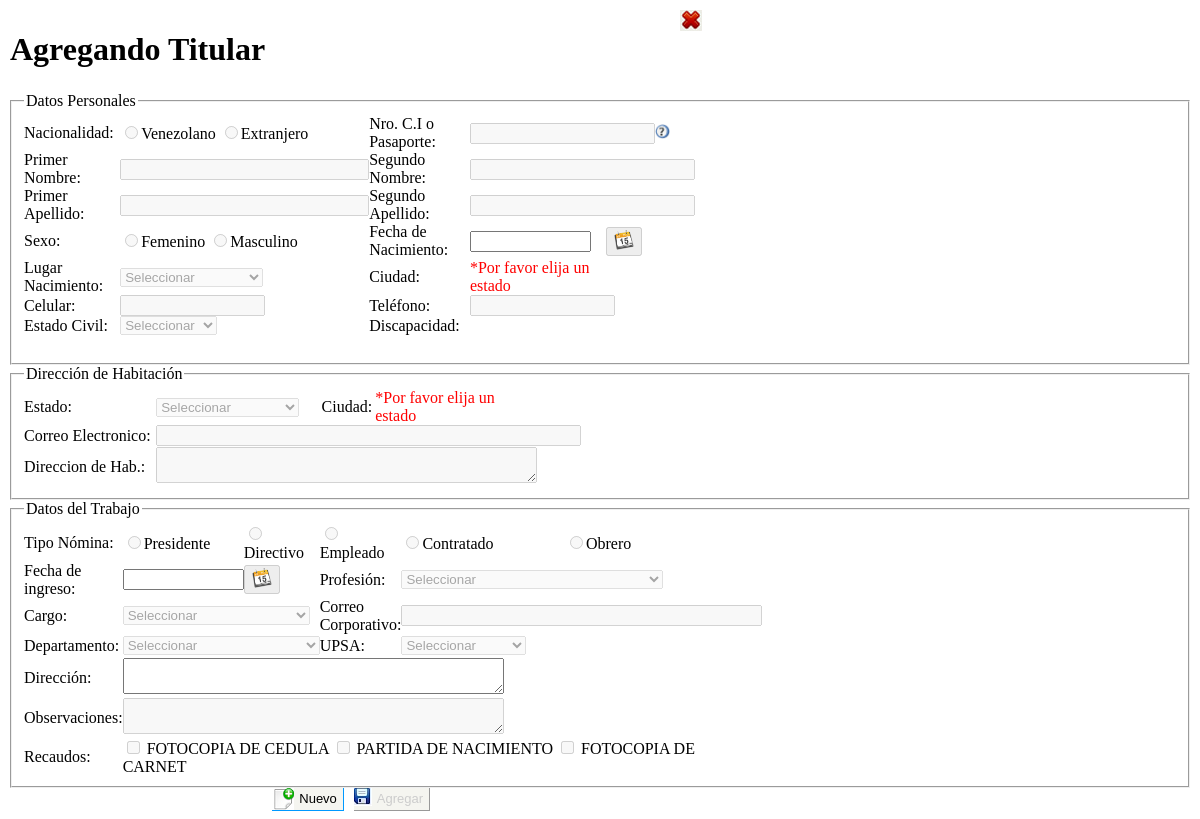
The page /persona/Php/agregar_empleado.php (signed in) on the database its author committed.
### tables this page shows
CREATE TABLE IF NOT EXISTS `trecaudo` (
  `id_recaudo` int(11) NOT NULL AUTO_INCREMENT,
  `descripcion` varchar(80) NOT NULL,
  `tipo` varchar(50) NOT NULL,
  `estatus` char(1) NOT NULL,
  PRIMARY KEY (`id_recaudo`)
);

### persona/Clases/clase_recaudo.php (called while the page is built, shortened)
<?php
include_once("clase_mysql.php");
class recaudos extends conectaBDMy{
	private $tipoRecaudo;
    public function recaudos(){
		$this->tipoRecaudo="";
	}
 	public function setTiporecaudo($Valor){
        $this->tipoRecaudo = mb_strtoupper(trim($Valor), "utf-8");
    }
	function lista_recaudo()
	{
		$c=0;
		$sql="SELECT * FROM trecaudo where estatus='1' and tipo='$this->tipoRecaudo' order by id_recaudo";
		 $cursor=parent::ejecuta_sql($sql);
		 if($row= parent::proxima_tupla($cursor))
		 {
			 DO
			 {
				$fila[$c][1]=$row["id_recaudo"];
				$fila[$c][2]=$row["descripcion"];
				$fila[$c][3]=$row["tipo"];
				$c++;
			 }WHILE($row= parent::proxima_tupla($cursor));
		 }
		if ( $fila>0 )
			return $fila;
		else
			return -1;
	}
}
?>

### persona/Clases/clase_mysql.php (called while the page is built, shortened)
<?PHP
class conectaBDMy
{
	private $servidor;
	private $usuario;
	private $password;
	private $conexion;
	function conectaBDMy()
	{
		$this->servidor="localhost";
		$this->usuario="root";
		$this->password="iutep";
		$this->basedatos="bdsas";
	}
	function abrir_BD()
	{
		if ( !($enlace= @mysql_connect( $this->servidor, $this->usuario, $this->password ) ) )
		{
		header("Location: ../html/Error_bd.html");
		}
		$this->conexion=$enlace;
		return true;
	}
	function ejecuta_sql( $query )
	{
		if ( $this->abrir_BD() )
	     return ( mysql_query($query,$this->conexion ) );
	else
	     return null;
	}
  function proxima_tupla($cursor)
  {
	return mysql_fetch_array($cursor);
  }
}
?>

### persona/Clases/clase_estado.php (called while the page is built, shortened)
<?php
include_once("clase_mysql.php");
class estado extends conectaBDMy{
function lista_estado()
	{
		$c=0;
		$sql="select * from testado where estatus='1' order by nombre asc";
		 $cursor=parent::ejecuta_sql($sql);
			if($row= parent::proxima_tupla($cursor))
		 {
			 DO
			 {
				$fila[$c][1]=$row["id_estado"];
				$fila[$c][2]=$row["nombre"];
				$fila[$c][3]=$row["id_pais"];
				$c++;
			}WHILE($row= parent::proxima_tupla($cursor));
		 }
		if ( $fila>0 )
			return $fila;
		else
			return -1;
	}
}
?>

### persona/Clases/clase_discapacidad.php (called while the page is built, shortened)
<?php
include_once("clase_mysql.php");
class discapacidad extends conectaBDMy{
	function lista_discapacidad()
	{
		$c=0;
		$sql="select * from tdiscapacidad where estatus='1' order by nombre";
		 $cursor=parent::ejecuta_sql($sql);
		 if($row= parent::proxima_tupla($cursor))
		 {
			 do{
				$fila[$c][1]=$row["id_discapacidad"];
				$fila[$c][2]=$row["nombre"];
				$c++;
			 }while($row= parent::proxima_tupla($cursor));
		 }
		if ( $fila>0 )
			return $fila;
		else
			return -1;
	}
}
?>

### persona/Clases/clase_profesion.php (called while the page is built, shortened)
<?php
include_once("clase_mysql.php");
class profesion extends conectaBDMy{
	function lista_profesion()
	{
		$c=0;
		$sql="select * from tprofesion where estatus='1' order by nombre";
		 $cursor=parent::ejecuta_sql($sql);
		 if($row= parent::proxima_tupla($cursor))
		 {
			 DO
			 {
				$fila[$c][1]=$row["id_profesion"];
				$fila[$c][2]=$row["nombre"];
				$c++;
			 }WHILE($row= parent::proxima_tupla($cursor));
		 }
		if ( $fila>0 )
			return $fila;
		else
			return -1;
	}
}
?>

### persona/Clases/clase_cargo.php (called while the page is built, shortened)
<?php
include_once("clase_mysql.php");
class cargo extends conectaBDMy{
public function lista_cargo(){
		$c=0;
		$sql="select * from tcargo where estatus='1' order by nombre";
		 $cursor=parent::ejecuta_sql($sql);
		 if($row= parent::proxima_tupla($cursor))
		 {
			 DO
			 {
				$fila[$c][1]=$row["id_cargo"];
				$fila[$c][2]=$row["nombre"];
				$c++;
			 }WHILE($row= parent::proxima_tupla($cursor));
		 }
		if ( $fila>0 )
			return $fila;
		else
			return -1;
	}
}
?>

### persona/Clases/clase_departamento.php (called while the page is built, shortened)
<?php
include_once("clase_mysql.php");
class departamento extends conectaBDMy{
	function lista_departamento()
	{
		$c=0;
		$sql="select * from tdepartamento where estatus='1' order by nombre";
		 $cursor=parent::ejecuta_sql($sql);
		 if($row= parent::proxima_tupla($cursor))
		 {
			 DO
			 {
				$fila[$c][1]=$row["id_departamento"];
				$fila[$c][2]=$row["nombre"];
				$c++;
			 }WHILE($row= parent::proxima_tupla($cursor));
		 }
		if ( $fila>0 )
			return $fila;
		else
			return -1;
	}
}
?>

### persona/Clases/clase_upsa.php (called while the page is built, shortened)
<?php
include_once("clase_mysql.php");
class upsa extends conectaBDMy{
	function lista_upsa()
	{
		$c=0;
		$sql="select * from tupsa where estatus='1' order by nombre";
		 $cursor=parent::ejecuta_sql($sql);
		 if($row= parent::proxima_tupla($cursor))
		 {
			 DO
			 {
				$fila[$c][1]=$row["id_upsa"];
				$fila[$c][2]=$row["nombre"];
				$fila[$c][3]=$row["direccion"];
				$c++;
			 }WHILE($row= parent::proxima_tupla($cursor));
		 }
		if ( $fila>0 )
			return $fila;
		else
			return -1;
	}
}
?>

### persona/Php/agregar_empleado.php (the view, shortened to what this page needs)
?><!DOCTYPE html>
<html lang="es">
  <head>
	<link rel="stylesheet" type="text/css" href="Css/jscal2.css" />
    <link rel="stylesheet" type="text/css" href="Css/border-radius.css" />
    <link rel="stylesheet" type="text/css" href="JavaScript/jquery.alerts.css"  />
</head>
<body>
<form action="" method="POST" id="form_titular" name="form_titular">
<table width="696" height="25" border="0" cellpadding="0" cellspacing="o">
    <tr>
      <td width="687"><h1>Agregando Titular</h1></td>
       <td valign="top"><input name="cancelar" type="button" id="cancelar" class='btn_cancelar_act_img' onClick="fn_cerrar();" title="Salir" /></td>
    </tr>
  </table>
  <fieldset>
  <legend align="left">Datos Personales</legend>
    <table width="686" border="0" cellpadding="0" cellspacing="0">
    <tr>
      <td width="120">Nacionalidad:</td>
      <td width="181">
        <input name="nacionalidad" type="radio" disabled="disabled" id="nacionalidad1" value="V" ><label for="nacionalidad1">Venezolano</label>
        <input name="nacionalidad" type="radio" disabled="disabled" id="nacionalidad2" value="E"><label for="nacionalidad2">Extranjero</label>
      </td>
      <td width="138">Nro. C.I o Pasaporte:</td>
      <td colspan="2"><input name="cedula" type="text" disabled="disabled" id="cedula" size="20" maxlength="16" /></td>
      <td><a href="#"
			      <div id="test" class="test" title="Ejemplo: 20643089, Si la C.I es menor a ocho (8) dígitos complete con ceros (0) a la izquierda Ejemplo: 08042667" style="width:30px;">
					  <img src="../Imagenes/ayuda.png" width="15" height="15"/></div>
			    </a></td>
      </tr>
    <tr>
      <td>Primer Nombre:</td>
      <td><input name="nombre1" type="text" disabled="disabled" id="nombre1" size="28" /></td>
      <td>Segundo Nombre:</td>
      <td colspan="3"><input name="nombre2" type="text" disabled="disabled" id="nombre2" size="25" /></td>
      </tr>
    <tr>
      <td>Primer Apellido:</td>
      <td><input name="apellido1" type="text" disabled="disabled" id="apellido1" size="28"/></td>
      <td>Segundo Apellido:</td>
      <td colspan="3">
        <input name="apellido2" type="text" disabled="disabled" id="apellido2" size="25" />
      </td>
      </tr>
    <tr>
      <td>Sexo:</td>
      <td><input name="sexo" type="radio" disabled="disabled" id="sexo1" value="F"><label for="sexo1">Femenino</label>
        <input name="sexo" type="radio" disabled="disabled" id="sexo2" value="M"><label for="sexo2">Masculino</label>
       </td>
      <td>Fecha de Nacimiento:</td>
      <td width="74"><input name="fecha_nac" type="text" id="fecha_nac" size="12" maxlength="10" readonly /></td>
      <td width="43"><button name="bt" id="bt"   disabled="disabled"><img src="Imagen_sistema/calend.png" width="20" height="20" title="Calendario para buscar fecha"/></button></td>
      <td width="111"></td>
    </tr>
        <tr>
          <td>Lugar Nacimiento:</td>
          <td><select name="estado2" disabled="disabled" id="estado2">
            <option value="0" selected="selected" disabled="disabled">Seleccionar </option>
            <?php include_once("../Clases/clase_estado.php");
				$estado =new estado();
				$lista_estado=$estado->lista_estado();
			?> <option value="<?php echo $lista_estado[$j][1];?>"><?php echo $lista_estado[$j][2];?></option>
          </select></td>
          <td>Ciudad:          </td>
          <td colspan="3">
          <div id="cap5" style="color:#FF0000; display:block; width:160px;">*Por favor elija un estado</div>
     	  </td>
        </tr>
        <tr>
      <td>Celular:</td>
      <td><input name="celular" type="text" disabled="disabled" id="celular" size="15" maxlength="12" /></td>
      <td>Teléfono:</td>
      <td colspan="3"><input name="telefono" type="text" disabled="disabled" id="telefono" size="15" maxlength="12" /></td>
      </tr>
    <tr>
      <td>Estado Civil:</td>
      <td><select name="estado_civ" disabled="disabled" id="estado_civ">
        < <option value="0">Seleccionar</option>
      </select></td>
      <td>Discapacidad:</td>
      <td colspan="3" rowspan="2" valign="top"><div id="disc_capa" style="display:none;">
  <?php include_once("../Clases/clase_discapacidad.php");
			$discapacidad=new discapacidad();
			$lista_discapacidad=$discapacidad->lista_discapacidad();
			?>
</div>
      </td>
      </tr>
    <tr>
      <td>&nbsp;</td>
      <td><input name="ope" type="hidden" id="ope" value="I" hidden="hidden" /></td>
    </tr>
    </table>
  </fieldset>
     <fieldset>
      <legend align="left">Dirección de Habitación</legend>
     <table width="686" border="0" cellpadding="0" cellspacing="0">
    <tr>
      <td width="128">Estado:</td>
      <td width="160">
        <select name="estado" disabled="disabled" id="estado">
          <option value="0" selected="selected" disabled="disabled">Seleccionar </option>
        </select>
      </td>
      <td width="52">Ciudad:</td>
      <td width="253">
      <div id="cap1" style="color:#FF0000; display:block; width:160px;">*Por favor elija un estado</div>
      </td>
      <td width="71">&nbsp;</td>
    </tr>
     <tr>
       <td>Correo Electronico:</td>
       <td colspan="4"><input name="correo" type="text" disabled="disabled" id="correo" size="50" /></td>
    </tr>
    <tr>
      <td height="42">Direccion de Hab.:</td>
      <td colspan="4"><textarea name="direccion" cols="45" rows="2" disabled="disabled" id="direccion"></textarea></td>
    </tr>
  </table>
  </fieldset>
  <fieldset>
    <legend align="left">Datos del Trabajo</legend>
    <table width="686" border="0" cellpadding="0" cellspacing="0">
      <tr>
        <td>Tipo Nómina:</td>
        <td><input name="tipo_nomina" type="radio" disabled="disabled" id="tipo_nomina1" value="P" /><label for="tipo_nomina1">Presidente</label></td>
        <td><input name="tipo_nomina" type="radio" disabled="disabled" id="tipo_nomina2" value="D" /><label for="tipo_nomina2">Directivo</label></td>
        <td width="108"><input name="tipo_nomina" type="radio" disabled="disabled" id="tipo_nomina3" value="E" /><label for="tipo_nomina3">Empleado</label></td>
        <td width="108"><input name="tipo_nomina" type="radio" disabled="disabled" id="tipo_nomina4" value="C" /><label for="tipo_nomina4">Contratado</label></td>
        <td width="145"><input name="tipo_nomina" type="radio" disabled="disabled" id="tipo_nomina5" value="O" /><label for="tipo_nomina5">Obrero</label></td>
        <td>&nbsp;</td>
      </tr>
      <tr>
      <td width="133" height="28">Fecha de ingreso:</td>
      <td width="87"><input name="fecha_ingr" id="fecha_ingr" type="text" size="12" maxlength="10" readonly /></td>
      <td width="89"><button name="bt_fna" id="bt_fna"  disabled="disabled" ><img src="Imagen_sistema/calend.png" width="20" height="20" title="Calendario para buscar fecha" /></button>
      </td>
      <td width="88" >Profesión:</td>
      <td colspan="2"><select name="profesion" disabled="disabled" id="profesion">
		    <option value="0" selected="selected" disabled="disabled">Seleccionar </option>
  <?php include_once("../Clases/clase_profesion.php");
			$profesion=new profesion();
			$lista_profesion=$profesion->lista_profesion();
			?>
</select></td>
      <td width="6">&nbsp;</td>
    </tr>
    <tr>
      <td height="24">Cargo:</td>
      <td colspan="2">
        <select name="cargo" disabled="disabled" id="cargo" title="Seleccionar">
          <option value="0" selected="selected" disabled="disabled">Seleccionar </option>
			<?php include_once("../Clases/clase_cargo.php");
				$cargo=new cargo();
				$lista_cargo=$cargo->lista_cargo();
			?>   <option value="<?php echo $lista_cargo[$i][1];?>"><?php echo $lista_cargo[$i][2];?></option>
      </select>
      </td>
      <td>Correo Corporativo:</td>
      <td colspan="3"><input name="correo2" type="text" disabled="disabled" id="correo2" size="42" /></td>
    </tr>
    <tr>
      <td height="24">Departamento:</td>
      <td colspan="2">
        <select name="departamento" disabled="disabled" id="departamento">
          <option value="0" selected="selected" disabled="disabled">Seleccionar </option>
			<?php include_once("../Clases/clase_departamento.php");
            $departamento=new departamento();
            $lista_departamento=$departamento->lista_departamento();
            ?><option value="<?php echo $lista_departamento[$i][1];?>"><?php echo $lista_departamento[$i][2];?></option>
        </select>
      </td>
      <td>UPSA:</td>
      <td><select name="upsa" disabled="disabled" id="upsa" title="Sede o Planta">
          <option value="0" selected="selected" disabled="disabled">Seleccionar </option>
			<?php include_once("../Clases/clase_upsa.php");
            $upsa=new upsa();
            $lista_upsa=$upsa->lista_upsa();
            ?><option value="<?php echo $lista_upsa[$i][1];?>"><?php echo $lista_upsa[$i][2];?></option>
        </select>
     </td>
      <td></td>
      <td></td>
    </tr>
       <tr>
      <td height="37">Dirección:</td>
      <td colspan="6"><div id="cap4" style="width:320px;"><textarea name="direccion2" id="direccion2" cols="45" rows="2" readonly></textarea></div></td>
    </tr>
      <tr>
        <td height="37">Observaciones:</td>
        <td colspan="6"><textarea name="observacion" cols="45" rows="2" disabled="disabled" id="observacion"></textarea></td>
      </tr>
      <tr>
        <td height="23" rowspan="2">Recaudos:</td>
        <td height="23" colspan="5"><?php include_once("../Clases/clase_recaudo.php");
			$recaudo= new recaudos();
			$recaudo->setTiporecaudo('AFILIACIÓN - TITULAR');
			$lista_recaudo=$recaudo->lista_recaudo();
			for($i=0;$i<count($lista_recaudo);$i++)
			{
				if($lista_recaudo[$i][3]=='AFILIACIÓN - TITULAR'){
		?><input type="checkbox" name="recaudos[]" id="<?php echo $i;?>" value="<?php echo $lista_recaudo[$i][1];?>" disabled="disabled">
        <?php echo "<label  for='$i'>".$lista_recaudo[$i][2]."</label>"; ?>
        <?php
		}else { echo "<div id='open' style='color:#F00'> Alerta: No se han asignado recaudos por Afiliacion Titular. Por favor <a href='#'>click</a></div>";}
		}?></td>
       <td></td>
      </tr>
    </table>
  </fieldset>
  <table  width="686" border="0" cellpadding="0" cellspacing="0">
      <tr>
      <td width="265">&nbsp;</td>
      <td width="76"><input name="nuevo" type="button" id="nuevo" value="  Nuevo" class='btn_act btn_nuevo_act_img' title="Pulse para activar campos" onclick="limpiar_form(this.form)" /></td>
      <td width="76"><input name="agregar" type="submit"  class='btn_guardar_desact btn_guardar_act_img' disabled="disabled" id="agregar" onClick="if(!valida()){return false};" value=" Agregar" /></td>
      <td width="265"></td>
      </tr>
  </table>
</form>
</body>
</html>

### rows shown on the page
trecaudo: descripcion "FOTOCOPIA DE CEDULA"
trecaudo: descripcion "PARTIDA DE NACIMIENTO"
trecaudo: descripcion "FOTOCOPIA DE CARNET"
